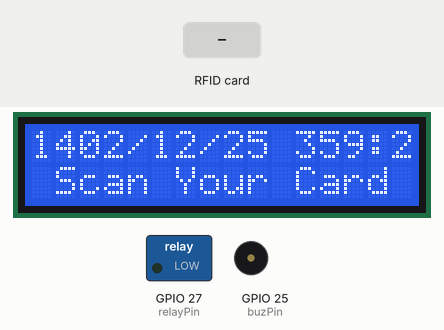
Bench run of a sketch on a simulated ESP32. Parts: 16×2 character LCD, switched loads named in the sketch (green lamp = pin HIGH), buzzer (waves = sounding, pin HIGH). The test bench sets the inputs (shaded band). WiFi joins after 1.5 s; servers stay silent unless stated; uploads are accepted with an empty reply; the local clock reads 2024-03-15 10:24:30 at power-on unless the sketch sets it.

Above: at 2.8 s.
2.9 s: RFID card 5E 7A 19 C4 held to the reader
At 3.55 s:
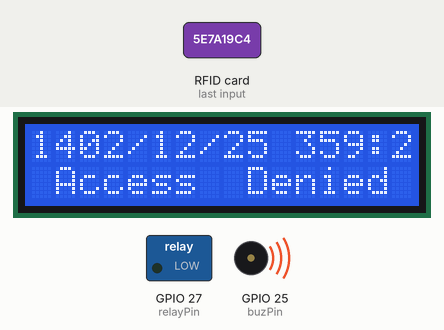
Timing chart, 0 to 5.9 s (numbered marks = the images above; inputs shaded):
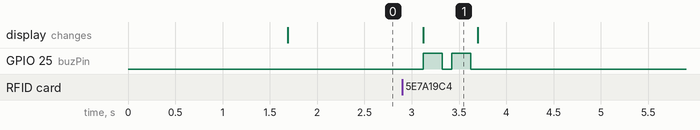

Measured:
- after the input at 2.9 s, GPIO 25 (buzPin): alternates HIGH for 0.20 s and LOW for 0.10 s, 4 changes in all, then stays LOW, starting after 0.22 s; the display: changes after 0.22 s (image 1)
- what the display in image 1 shows lasts 0.6 s, from 3.1 s to 3.7 s

The sketch:

sketch_may31b.ino
```cpp
#include <WiFi.h>
#include "time.h"
#include <MFRC522.h>
#include <LiquidCrystal_I2C.h>
#include <SPI.h>
#include <HTTPClient.h>
#include <WebServer.h>
#include <ESPmDNS.h>
#include <Update.h>

#define SS_PIN 5
#define RST_PIN  4
#define buzPin 25
MFRC522 mfrc522(SS_PIN, RST_PIN);
LiquidCrystal_I2C lcd(0x27 , 16 ,2);
const int relayPin = 27 ;
const char* host = "esp32";
const char* ssid     = "WLAN_2818";
const char* password = "erfan.askari021";
const char* ntpServer = "pool.ntp.org";
const long  gmtOffset_sec = 12600;
const int   daylightOffset_sec = 3600;


WebServer server(80);

const String room = "251";   //class number
String URL = "http://192.168.1.5/test/apply_data.php"; // change the ip address

char yearNtp[5],dayNtp[3],monthNtp[3], hourChar[3];

int year, month, day, dateOut[3], hour;

const char* loginIndex =
 "<form name='loginForm'>"
    "<table width='20%' bgcolor='A09F9F' align='center'>"
        "<tr>"
            "<td colspan=2>"
                "<center><font size=4><b>ESP32 Login Page</b></font></center>"
                "<br>"
            "</td>"
            "<br>"
            "<br>"
        "</tr>"
        "<td>Username:</td>"
        "<td><input type='text' size=25 name='userid'><br></td>"
        "</tr>"
        "<br>"
        "<br>"
        "<tr>"
            "<td>Password:</td>"
            "<td><input type='Password' size=25 name='pwd'><br></td>"
            "<br>"
            "<br>"
        "</tr>"
        "<tr>"
            "<td><input type='submit' onclick='check(this.form)' value='Login'></td>"
        "</tr>"
    "</table>"
"</form>"
"<script>"
    "function check(form)"
    "{"
    "if(form.userid.value=='admin' && form.pwd.value=='admin')"
    "{"
    "window.open('/serverIndex')"
    "}"
    "else"
    "{"
    " alert('Error Password or Username')/*displays error message*/"
    "}"
    "}"
"</script>";

/*
 * Server Index Page
 */

const char* serverIndex =
"<script src='https://ajax.googleapis.com/ajax/libs/jquery/3.2.1/jquery.min.js'></script>"
"<form method='POST' action='#' enctype='multipart/form-data' id='upload_form'>"
   "<input type='file' name='update'>"
        "<input type='submit' value='Update'>"
    "</form>"
 "<div id='prg'>progress: 0%</div>"
 "<script>"
  "$('form').submit(function(e){"
  "e.preventDefault();"
  "var form = $('#upload_form')[0];"
  "var data = new FormData(form);"
  " $.ajax({"
  "url: '/update',"
  "type: 'POST',"
  "data: data,"
  "contentType: false,"
  "processData:false,"
  "xhr: function() {"
  "var xhr = new window.XMLHttpRequest();"
  "xhr.upload.addEventListener('progress', function(evt) {"
  "if (evt.lengthComputable) {"
  "var per = evt.loaded / evt.total;"
  "$('#prg').html('progress: ' + Math.round(per*100) + '%');"
  "}"
  "}, false);"
  "return xhr;"
  "},"
  "success:function(d, s) {"
  "console.log('success!')"
 "},"
 "error: function (a, b, c) {"
 "}"
 "});"
 "});"
 "</script>";


void setup() {
  WiFi.begin(ssid, password);
  while (WiFi.status() != WL_CONNECTED) {
  }

  digitalWrite(buzPin , 0);
  pinMode(buzPin , OUTPUT);
  configTime(gmtOffset_sec, daylightOffset_sec, ntpServer);
  lcd.init();
  lcd.clear();
  lcd.backlight();
  SPI.begin();
  mfrc522.PCD_Init();
  pinMode(relayPin , OUTPUT);

  server.on("/", HTTP_GET, []() {
    server.sendHeader("Connection", "close");
    server.send(200, "text/html", loginIndex);
  });

  server.on("/serverIndex", HTTP_GET, []() {
    server.sendHeader("Connection", "close");
    server.send(200, "text/html", serverIndex);
  });

  server.on("/update", HTTP_POST, []() {
    server.sendHeader("Connection", "close");
    server.send(200, "text/plain", (Update.hasError()) ? "FAIL" : "OK");
    ESP.restart();
  }, []() {
    HTTPUpload& upload = server.upload();
    if (upload.status == UPLOAD_FILE_START) {
      Serial.printf("Update: %s\n", upload.filename.c_str());
      if (!Update.begin(UPDATE_SIZE_UNKNOWN)) { //start with max available size
        Update.printError(Serial);
      }
    } else if (upload.status == UPLOAD_FILE_WRITE) {
      /* flashing firmware to ESP*/
      if (Update.write(upload.buf, upload.currentSize) != upload.currentSize) {
        Update.printError(Serial);
      }
    } else if (upload.status == UPLOAD_FILE_END) {
      if (Update.end(true)) { //true to set the size to the current progress
        Serial.printf("Update Success: %u\nRebooting...\n", upload.totalSize);
      } else {
        Update.printError(Serial);
      }
    }
  });
  server.begin();
}

void loop() {
  server.handleClient();
  delay(1);
  if(WiFi.status() != WL_CONNECTED){
    WiFi.disconnect();
    WiFi.reconnect();
    lcd.setCursor(0, 0);
    lcd.print("      Wifi      ");
    lcd.setCursor(0, 1);
    lcd.print("  Disconnected  ");
    while (WiFi.status() != WL_CONNECTED);
  }


  struct tm timeinfo;
  if(!getLocalTime(&timeinfo)){
    return;
  }
  strftime(yearNtp,5, "%Y", &timeinfo);
  strftime(monthNtp,3, "%m", &timeinfo);
  strftime(dayNtp,3, "%d", &timeinfo);
  strftime(hourChar,3, "%H", &timeinfo);
  //making var to int
  year = atoi(yearNtp);
  month = atoi(monthNtp);
  day = atoi(dayNtp);
  hour = atoi(hourChar);
  gregorian_to_jalali(year, month, day, dateOut);
  lcd.setCursor( 0 , 0);
  lcd.print(String(dateOut[0])+"/"+String(dateOut[1])+"/"+String(dateOut[2])+"  ");
  lcd.setCursor(11,0);
  hour--;
  lcd.print(hour);
  lcd.print(&timeinfo, ":%M");
  //lcd.print(&timeinfo, "%R");
  lcd.setCursor(0, 1);
  lcd.print(" Scan Your Card ");
  if ( ! mfrc522.PICC_IsNewCardPresent())
  {
    return;
  }
  if ( ! mfrc522.PICC_ReadCardSerial())
  {
    return;
  }

  String UidCard = "";
  for (byte i = 0; i < mfrc522.uid.size; i++)
  {
    UidCard.concat(String(mfrc522.uid.uidByte[i]  < 0x10 ? " 0" : " "));
    UidCard.concat(String(mfrc522.uid.uidByte[i],  HEX));
  }

  UidCard.toUpperCase();
  String postData = "UIDCard=" + String(UidCard) + "&Room=" + String(room);

  HTTPClient http;
  http.begin(URL);
  http.addHeader("Content-Type", "application/x-www-form-urlencoded");
  int httpCode = http.POST(postData);

  String result = "1";
  result = http.getString();

  if (result == "1")
  {
    lcd.setCursor(0 , 1);
    lcd.print("   Authorized   ");
    digitalWrite(relayPin,1);
    delay(3000);
    digitalWrite(relayPin, 0);
  }
  else{
    lcd.setCursor(0 , 1);
    lcd.print(" Access  Denied ");
    digitalWrite(buzPin, 1);
    delay(200);
    digitalWrite(buzPin, 0);
    delay(100);
    digitalWrite(buzPin, 1);
    delay(200);
    digitalWrite(buzPin, 0);
  }
  //http.end();
}

int *gregorian_to_jalali(int gy, int gm, int gd, int out[]) {
  out[0] = (gm > 2) ? (gy + 1) : gy;
  {
    int g_d_m[12] = {0, 31, 59, 90, 120, 151, 181, 212, 243, 273, 304, 334};
    out[3] = 355666 + (365 * gy) + ((int)((out[0] + 3) / 4)) - ((int)((out[0] + 99) / 100)) + ((int)((out[0] + 399) / 400)) + gd + g_d_m[gm - 1];
  }
  out[0] = -1595 + (33 * ((int)(out[3] / 12053)));
  out[3] %= 12053;
  out[0] += 4 * ((int)(out[3] / 1461));
  out[3] %= 1461;
  if (out[3] > 365) {
    out[0] += (int)((out[3] - 1) / 365);
    out[3] = (out[3] - 1) % 365;
  }
  if (out[3] < 186) {
    out[1]/*jm*/ = 1 + (int)(out[3] / 31);
    out[2]/*jd*/ = 1 + (out[3] % 31);
  } else {
    out[1]/*jm*/ = 7 + (int)((out[3] - 186) / 30);
    out[2]/*jd*/ = 1 + ((out[3] - 186) % 30);
  }
  return out;
}
```
